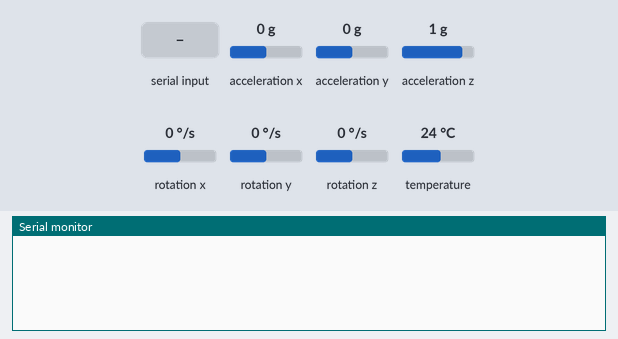
Bench run of a sketch on a simulated Arduino Uno, built with avr-gcc and run on an emulated ATmega328P. Shown: the last lines printed to the serial monitor. The test bench sets the inputs (shaded band); at power-on: acceleration z 1 g, acceleration x 0 g, acceleration y 0 g, rotation x 0 °/s, rotation y 0 °/s, rotation z 0 °/s, temperature 24 °C. No radio packets arrive unless stated.

Above: at 1.2 s.
1.3 s: acceleration z set to -1.4 g
At 1.45 s:
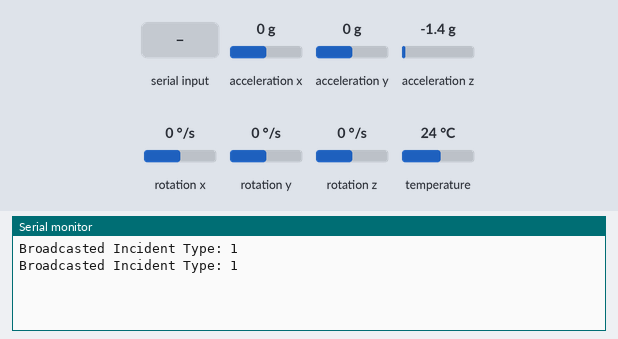
3.2 s: "D" received over Serial
At 3.22 s:
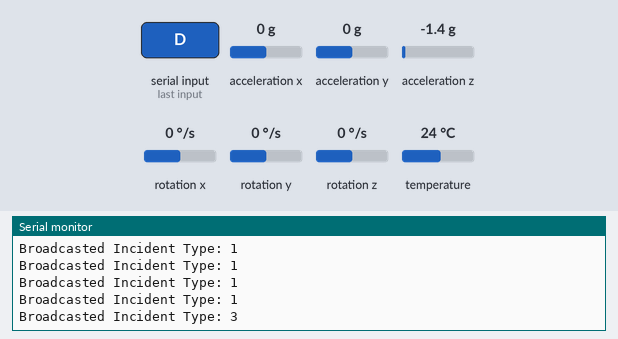
4.7 s: "B" received over Serial
Timing chart, 0 to 7.7 s (numbered marks = the images above; inputs shaded):
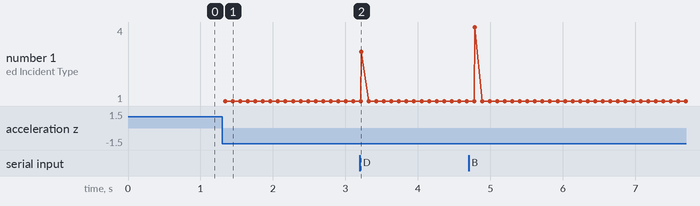

The sketch:

Transmitter_Master.ino
```cpp
#include <SPI.h>
#include <nRF24L01.h>
#include <RF24.h>
#include <Adafruit_MPU6050.h>
#include <Adafruit_Sensor.h>
#include "V2V_Protocol.h"

RF24 radio(7, 8); // CE, CSN
const byte address[6] = "V2V_01";
Adafruit_MPU6050 mpu;

void setup() {
    Serial.begin(115200);
    radio.begin();
    radio.openWritingPipe(address);
    radio.setPALevel(RF24_PA_MAX); // Max range
    mpu.begin();
}

void loop() {
    sensors_event_t a, g, temp;
    mpu.getEvent(&a, &g, &temp);

    V2V_Packet incident = { 101, 10.3254, 76.3312, 0, 0 };

    // 1. POTHOLE DETECTION (Z-Axis Jolt)
    if (a.acceleration.z > 16.0 || a.acceleration.z < 4.0) {
        incident.incidentType = 1;
        incident.severity = 2;
        broadcastIncident(incident);
    }

    // 2. ACCIDENT DETECTION (High Impact / Sudden Stop)
    if (abs(a.acceleration.x) > 25.0 || abs(a.acceleration.y) > 25.0) {
        incident.incidentType = 2;
        incident.severity = 5;
        broadcastIncident(incident);
    }

    // 3. MANUAL / DISASTER / BLOCK (Simulated via Serial or Button)
    if (Serial.available() > 0) {
        char type = Serial.read();
        if (type == 'D') { // Disaster
            incident.incidentType = 3;
            incident.severity = 5;
            broadcastIncident(incident);
        } else if (type == 'B') { // Road Block
            incident.incidentType = 4;
            incident.severity = 3;
            broadcastIncident(incident);
        }
    }
    delay(100);
}

void broadcastIncident(V2V_Packet p) {
    radio.write(&p, sizeof(p));
    Serial.print("Broadcasted Incident Type: ");
    Serial.println(p.incidentType);
}
```

V2V_Protocol.h
```cpp
#ifndef V2V_PROTOCOL_H
#define V2V_PROTOCOL_H

struct V2V_Packet {
    int vehicleID;      // Unique ID of the vehicle
    float latitude;     // GPS Lat
    float longitude;    // GPS Lon
    int incidentType;   // 1: Pothole, 2: Accident, 3: Disaster/Flood, 4: Road Block
    int severity;       // 1 (Minor) to 5 (Critical)
};

#endif
```

Measured:
- after the input at 1.3 s, the serial monitor: prints a new line at once (image 1)
- after the input at 3.2 s, the serial monitor: prints a new line at once (image 2)
